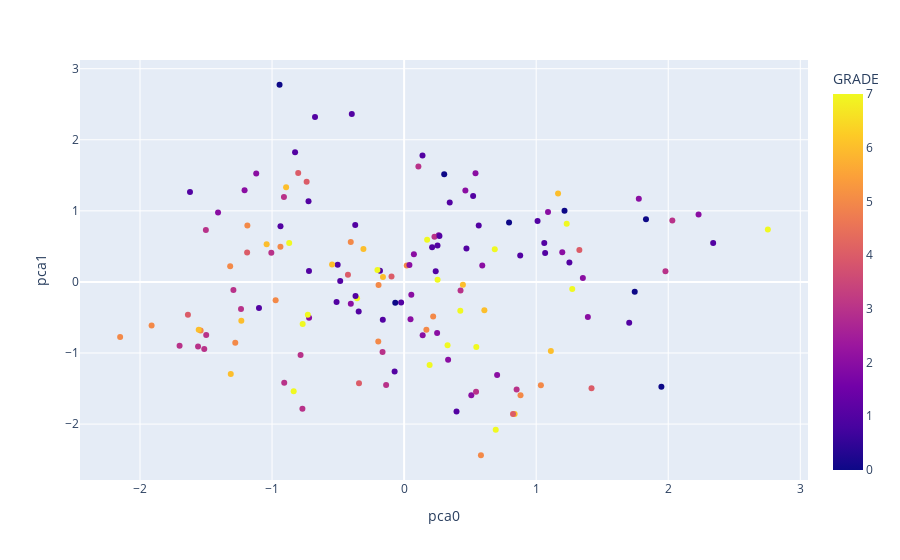

Notebook code cell kept with this figure:
### Markdown cell above
### PCA Map
With an extensive amount of x features of this data, it is hard to capture the entirety of features in visualization. For this reason, we decided to employ the use of principal component analysis to scatter the entirety of the data to better capture if there is emerging trends between grade and points of similar principal components. We compressed x features into two components in order to the scatter data with two dimensions and the color assigned to each point (student) is based on the grade they earned.

### Code cell
# copy df_students to store pca values
df_pca = copy(df_students)

# extract relevant x values
x_feat_list = df_pca.columns[:-1]
x = df_pca.loc[:, x_feat_list].values

# compress
pca = PCA(n_components=2, whiten=True)
x_compress = pca.fit_transform(x)

# add features back into dataframe (for plotting)
df_pca['pca0'] = x_compress[:, 0]
df_pca['pca1'] = x_compress[:, 1]

# scatter plot
fig = px.scatter(df_pca, x='pca0', y='pca1', hover_data=df_pca.columns, color='GRADE')
fig.show()

### Figure 1 — Plotly figure (JSON) as saved in the notebook; plotly's stock layout.template omitted (floating-point values rounded to 4 significant figures; data arrays with more than 128 entries replaced by an {"elided": "..."} marker saying what was removed)
{"data": [{"customdata": {"elided": "145x31 int values"}, "hovertemplate": "pca0=%{x}<br>pca1=%{y}<br>AGE=%{customdata[0]}<br>GENDER=%{customdata[1]}<br>HS_TYPE=%{customdata[2]}<br>SCHOLARSHIP=%{customdata[3]}<br>WORK=%{customdata[4]}<br>ACTIVITY=%{customdata[5]}<br>PARTNER=%{customdata[6]}<br>SALARY=%{customdata[7]}<br>TRANSPORT=%{customdata[8]}<br>LIVING=%{customdata[9]}<br>MOTHER_EDU=%{customdata[10]}<br>FATHER_EDU=%{customdata[11]}<br>#_SIBLINGS=%{customdata[12]}<br>P_STATUS=%{customdata[13]}<br>MOTHER_JOB=%{customdata[14]}<br>FATHER_JOB=%{customdata[15]}<br>STUDY_HRS=%{customdata[16]}<br>READ_FREQ=%{customdata[17]}<br>READ_FREQ_SCI=%{customdata[18]}<br>ATTEND_DEPT=%{customdata[19]}<br>IMPACT=%{customdata[20]}<br>ATTEND=%{customdata[21]}<br>PREP_STUDY=%{customdata[22]}<br>PREP_EXAM=%{customdata[23]}<br>NOTES=%{customdata[24]}<br>LISTENS=%{customdata[25]}<br>LIKES_DISCUSS=%{customdata[26]}<br>CLASSROOM=%{customdata[27]}<br>CUML_GPA=%{customdata[28]}<br>EXP_GPA=%{customdata[29]}<br>GRADE=%{marker.color}<extra></extra>", "legendgroup": "", "marker": {"color": {"elided": "145 int values"}, "coloraxis": "coloraxis", "symbol": "circle"}, "mode": "markers", "name": "", "orientation": "v", "showlegend": false, "type": "scatter", "x": {"elided": "145 float values"}, "xaxis": "x", "y": {"elided": "145 float values"}, "yaxis": "y"}], "layout": {"coloraxis": {"colorbar": {"title": {"text": "GRADE"}}, "colorscale": [[0, "#0d0887"], [0.1111, "#46039f"], [0.2222, "#7201a8"], [0.3333, "#9c179e"], [0.4444, "#bd3786"], [0.5556, "#d8576b"], [0.6667, "#ed7953"], [0.7778, "#fb9f3a"], [0.8889, "#fdca26"], [1, "#f0f921"]]}, "legend": {"tracegroupgap": 0}, "margin": {"t": 60}, "xaxis": {"anchor": "y", "domain": [0, 1], "title": {"text": "pca0"}}, "yaxis": {"anchor": "x", "domain": [0, 1], "title": {"text": "pca1"}}}}
